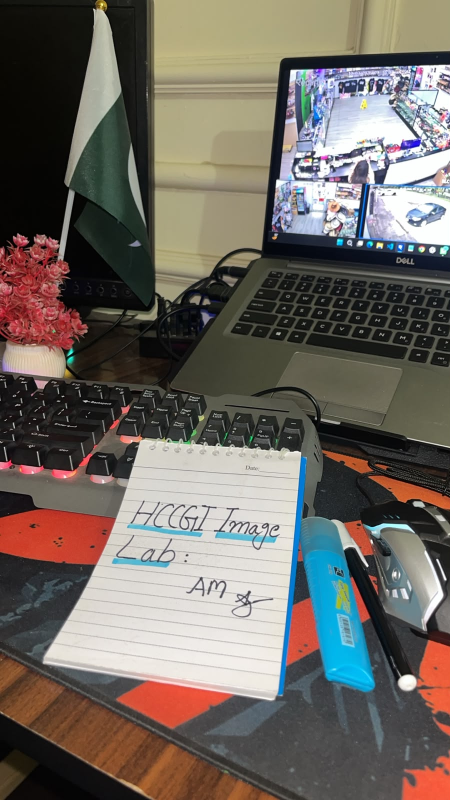
#> input picture images/original.jpg, 900 x 1600 px (shown at 1/2 size)
$ python weeks01-03_image_lab.py   (older library calls are emulated)
#> lines starting #> are read from the running program, lines starting #| are printed output that depends on the picture; after the words box and inside, x2 and y2 are one past the last pixel; in counts of white or black regions, pixels touching at a corner belong together
import os
import cv2
import numpy as np
import matplotlib
matplotlib.use('Agg')
import matplotlib.pyplot as plt

def inspect_image(image_path: str) -> dict:
#> called with image_path = 'images/original.jpg'
    img = cv2.imread(image_path)
#> img is the input picture: shape (1600, 900, 3); mean B, G, R 97.1, 103.8, 110.6
    if img is None:
        raise FileNotFoundError(f"Image not found at {image_path}")
    height, width, channels = img.shape
#> height = 1600; width = 900; channels = 3
    return {
        "width": width, "height": height, "channels": channels,
        "shape": [height, width, channels],
        "pixel_count": height * width,
        "estimated_bytes": height * width * channels * 1,
        "color_order": "BGR"
    }

def create_pixel_views(image_path: str, output_dir: str) -> dict:
#> called with image_path = 'images/original.jpg', output_dir = 'outputs'
    os.makedirs(output_dir, exist_ok=True)
    img_bgr = cv2.imread(image_path)
    img_rgb = cv2.cvtColor(img_bgr, cv2.COLOR_BGR2RGB)
    r, g, b = img_rgb[:, :, 0], img_rgb[:, :, 1], img_rgb[:, :, 2]
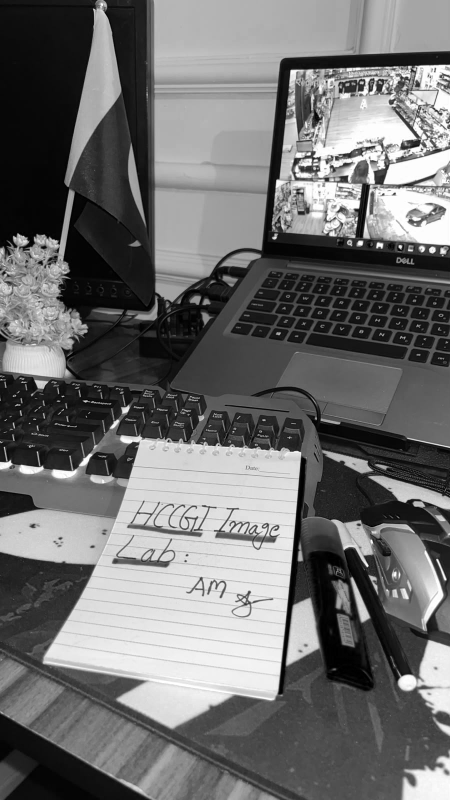
#> r: shape (1600, 900) (shown at 1/2 size); min 0, max 255, mean 110.6
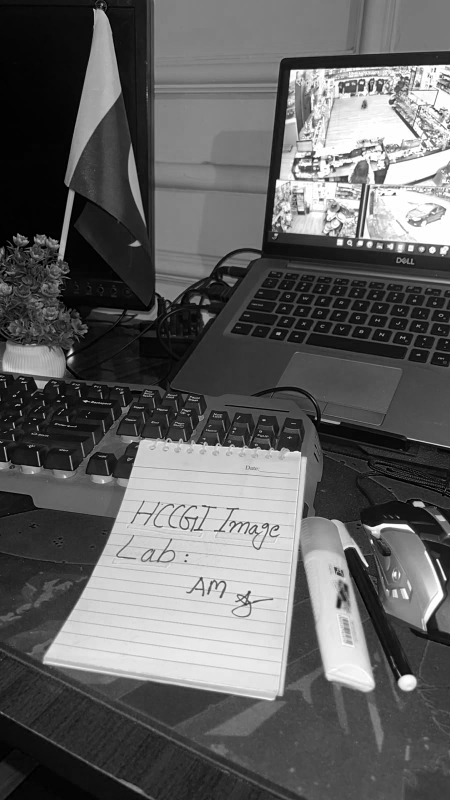
#> b: shape (1600, 900) (shown at 1/2 size); min 0, max 255, mean 97.1
    gray = cv2.cvtColor(img_bgr, cv2.COLOR_BGR2GRAY)
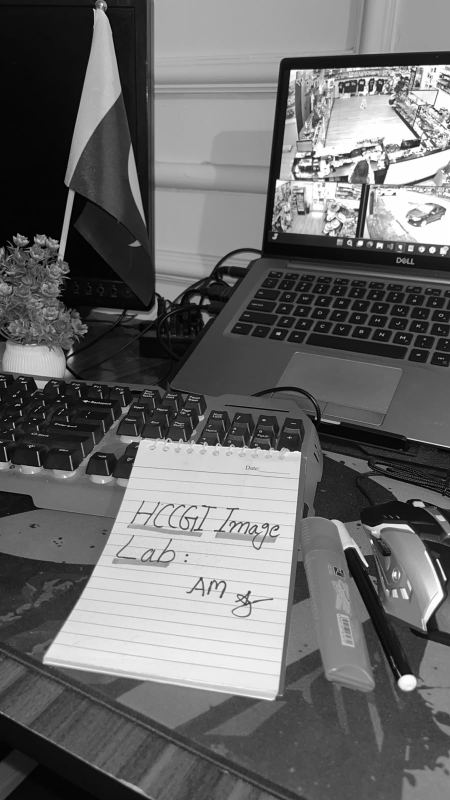
#> gray: shape (1600, 900) (shown at 1/2 size); min 0, max 255, mean 105.1
    h, w = img_bgr.shape[:2]
#> h = 1600; w = 900
    new_w, new_h = w // 2, h // 2
#> new_w = 450; new_h = 800
    downsampled = cv2.resize(img_rgb, (new_w, new_h))

    fig, axes = plt.subplots(2, 3, figsize=(12, 8))
    axes[0, 0].imshow(r, cmap='Reds'); axes[0, 0].set_title('Red Channel')
    axes[0, 1].imshow(g, cmap='Greens'); axes[0, 1].set_title('Green Channel')
    axes[0, 2].imshow(b, cmap='Blues'); axes[0, 2].set_title('Blue Channel')
    axes[1, 0].imshow(gray, cmap='gray'); axes[1, 0].set_title('Grayscale')
    axes[1, 1].imshow(downsampled); axes[1, 1].set_title('Downsampled (Half Size)')
    axes[1, 2].axis('off')
    for ax in axes.ravel(): ax.axis('off')
    plt.tight_layout()

    out_path = os.path.join(output_dir, "pixel_views.png")
    plt.savefig(out_path)
    plt.close(fig)
    return {"original_size": [w, h], "downsampled_size": [new_w, new_h], "output_path": out_path}

def create_adjustments(image_path: str, output_dir: str, brightness_delta: int = 40, contrast_factor: float = 1.5, threshold: int = 127) -> dict:
#> called with image_path = 'images/original.jpg', output_dir = 'outputs', brightness_delta = 40, contrast_factor = 1.5, threshold = 127
    os.makedirs(output_dir, exist_ok=True)
    img_bgr = cv2.imread(image_path)
    gray = cv2.cvtColor(img_bgr, cv2.COLOR_BGR2GRAY)
    bright = np.clip(gray.astype(np.int16) + brightness_delta, 0, 255).astype(np.uint8)
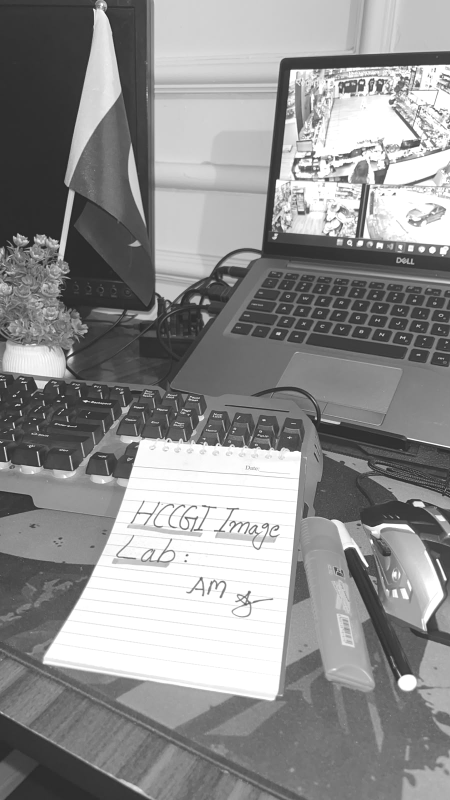
#> bright: shape (1600, 900) (shown at 1/2 size); min 40, max 255, mean 143.1
    contrast = np.clip(gray.astype(np.float64) * contrast_factor, 0, 255).astype(np.uint8)
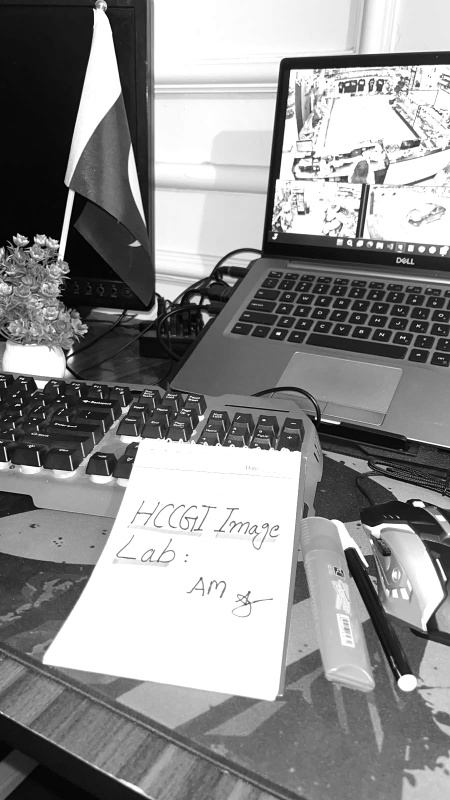
#> contrast: shape (1600, 900) (shown at 1/2 size); min 0, max 255, mean 143.2
    _, thresh = cv2.threshold(gray, threshold, 255, cv2.THRESH_BINARY)
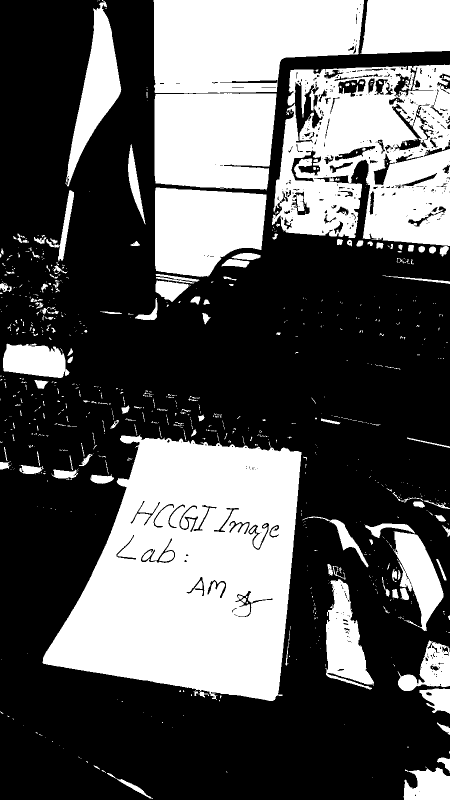
#> thresh: shape (1600, 900) (shown at 1/2 size); 36% white; 806 white regions (630 under 20 px), largest, box (x1, y1, x2, y2) and area: (85, 869, 603, 1402) 185771, (307, 0, 728, 381) 107746, (544, 129, 900, 492) 91716

    fig, axes = plt.subplots(1, 3, figsize=(12, 4))
    axes[0].imshow(bright, cmap='gray'); axes[0].set_title(f'Brighter (+{brightness_delta})')
    axes[1].imshow(contrast, cmap='gray'); axes[1].set_title(f'Contrast (x{contrast_factor})')
    axes[2].imshow(thresh, cmap='gray'); axes[2].set_title(f'Threshold ({threshold})')
    for ax in axes: ax.axis('off')
    plt.tight_layout()

    out_path = os.path.join(output_dir, "adjustments.png")
    plt.savefig(out_path)
    plt.close(fig)
    return {"brightness_delta": brightness_delta, "contrast_factor": contrast_factor, "threshold": threshold, "output_path": out_path}

def create_blur_and_edges(image_path: str, output_dir: str, kernel_size: int = 5) -> dict:
#> called with image_path = 'images/original.jpg', output_dir = 'outputs', kernel_size = 5
    os.makedirs(output_dir, exist_ok=True)
    img_bgr = cv2.imread(image_path)
    gray = cv2.cvtColor(img_bgr, cv2.COLOR_BGR2GRAY)
    blurred = cv2.blur(gray, (kernel_size, kernel_size))

    edges_orig = cv2.magnitude(cv2.Sobel(gray, cv2.CV_64F, 1, 0, ksize=3), cv2.Sobel(gray, cv2.CV_64F, 0, 1, ksize=3))
    edges_blur = cv2.magnitude(cv2.Sobel(blurred, cv2.CV_64F, 1, 0, ksize=3), cv2.Sobel(blurred, cv2.CV_64F, 0, 1, ksize=3))
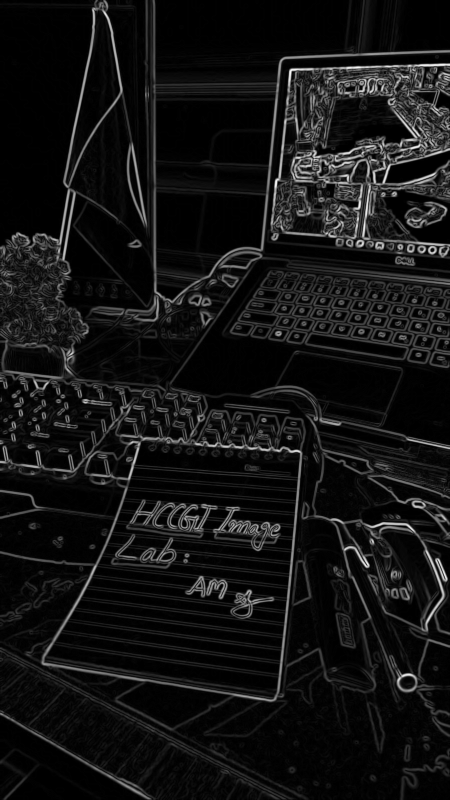
#> edges_blur: shape (1600, 900) float64 (shown at 1/2 size); min 0, max 375.7, mean 29.4; drawn with min black and max white

    fig, axes = plt.subplots(2, 2, figsize=(10, 8))
    axes[0, 0].imshow(gray, cmap='gray'); axes[0, 0].set_title('Grayscale')
    axes[0, 1].imshow(blurred, cmap='gray'); axes[0, 1].set_title(f'Mean Blur ({kernel_size}x{kernel_size})')
    axes[1, 0].imshow(edges_orig, cmap='gray'); axes[1, 0].set_title('Sobel Edges (Original)')
    axes[1, 1].imshow(edges_blur, cmap='gray'); axes[1, 1].set_title('Sobel Edges (Blurred)')
    for ax in axes.ravel(): ax.axis('off')
    plt.tight_layout()

    out_path = os.path.join(output_dir, "blur_and_edges.png")
    plt.savefig(out_path)
    plt.close(fig)
    return {"kernel_size": kernel_size, "output_path": out_path}

def run_lab(image_path: str, output_dir: str) -> dict:
    return {
        "task1": inspect_image(image_path),
        "task2": create_pixel_views(image_path, output_dir),
        "task3": create_adjustments(image_path, output_dir),
        "task4": create_blur_and_edges(image_path, output_dir)
    }

def main() -> None:
    os.makedirs("outputs", exist_ok=True)
    run_lab("images/original.jpg", "outputs")

if __name__ == "__main__":
    main()
